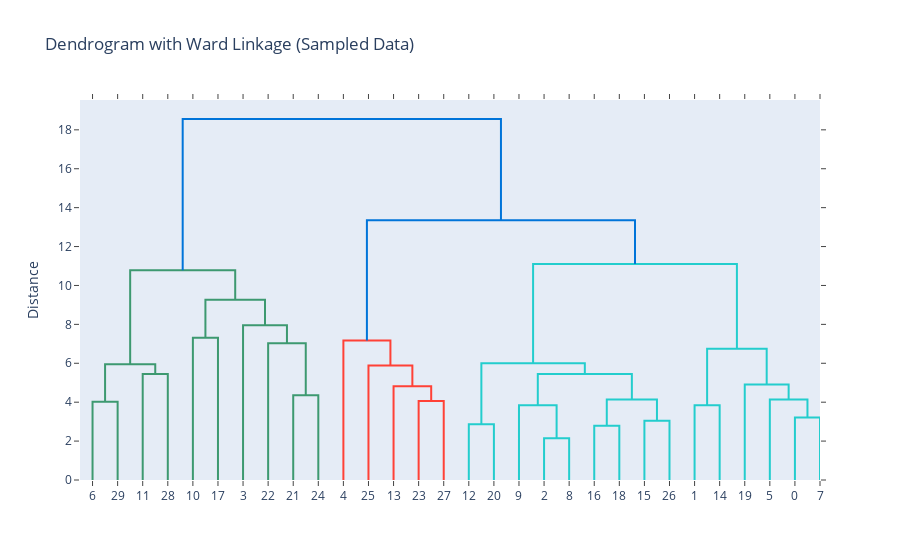

The cell this chart's notebook holds for it:
### Code cell
from plotly.figure_factory import create_dendrogram
# Ward 연결법을 사용한 덴드로그램 생성
# 데이터가 많으므로 일부만 샘플링하여 시각화
X_sample = X_processed.sample(n=30, random_state=42)

fig = create_dendrogram(X_sample, linkagefun=lambda x: linkage(x, method='ward'))
fig.update_layout(title_text='Dendrogram with Ward Linkage (Sampled Data)',
                  yaxis_title='Distance')
fig.show()

### Figure 1 — Plotly figure (JSON) as saved in the notebook; plotly's stock layout.template omitted (floating-point values rounded to 4 significant figures)
{"data": [{"hoverinfo": "text", "marker": {"color": "rgb(61,153,112)"}, "mode": "lines", "type": "scatter", "x": [5.0, 5.0, 15.0, 15.0], "xaxis": "x", "y": [0.0, 4.025, 4.025, 0.0], "yaxis": "y"}, {"hoverinfo": "text", "marker": {"color": "rgb(61,153,112)"}, "mode": "lines", "type": "scatter", "x": [25.0, 25.0, 35.0, 35.0], "xaxis": "x", "y": [0.0, 5.453, 5.453, 0.0], "yaxis": "y"}, {"hoverinfo": "text", "marker": {"color": "rgb(61,153,112)"}, "mode": "lines", "type": "scatter", "x": [10.0, 10.0, 30.0, 30.0], "xaxis": "x", "y": [4.025, 5.944, 5.944, 5.453], "yaxis": "y"}, {"hoverinfo": "text", "marker": {"color": "rgb(61,153,112)"}, "mode": "lines", "type": "scatter", "x": [45.0, 45.0, 55.0, 55.0], "xaxis": "x", "y": [0.0, 7.314, 7.314, 0.0], "yaxis": "y"}, {"hoverinfo": "text", "marker": {"color": "rgb(61,153,112)"}, "mode": "lines", "type": "scatter", "x": [85.0, 85.0, 95.0, 95.0], "xaxis": "x", "y": [0.0, 4.353, 4.353, 0.0], "yaxis": "y"}, {"hoverinfo": "text", "marker": {"color": "rgb(61,153,112)"}, "mode": "lines", "type": "scatter", "x": [75.0, 75.0, 90.0, 90.0], "xaxis": "x", "y": [0.0, 7.03, 7.03, 4.353], "yaxis": "y"}, {"hoverinfo": "text", "marker": {"color": "rgb(61,153,112)"}, "mode": "lines", "type": "scatter", "x": [65.0, 65.0, 82.5, 82.5], "xaxis": "x", "y": [0.0, 7.953, 7.953, 7.03], "yaxis": "y"}, {"hoverinfo": "text", "marker": {"color": "rgb(61,153,112)"}, "mode": "lines", "type": "scatter", "x": [50.0, 50.0, 73.75, 73.75], "xaxis": "x", "y": [7.314, 9.271, 9.271, 7.953], "yaxis": "y"}, {"hoverinfo": "text", "marker": {"color": "rgb(61,153,112)"}, "mode": "lines", "type": "scatter", "x": [20.0, 20.0, 61.88, 61.88], "xaxis": "x", "y": [5.944, 10.79, 10.79, 9.271], "yaxis": "y"}, {"hoverinfo": "text", "marker": {"color": "rgb(255,65,54)"}, "mode": "lines", "type": "scatter", "x": [135.0, 135.0, 145.0, 145.0], "xaxis": "x", "y": [0.0, 4.065, 4.065, 0.0], "yaxis": "y"}, {"hoverinfo": "text", "marker": {"color": "rgb(255,65,54)"}, "mode": "lines", "type": "scatter", "x": [125.0, 125.0, 140.0, 140.0], "xaxis": "x", "y": [0.0, 4.825, 4.825, 4.065], "yaxis": "y"}, {"hoverinfo": "text", "marker": {"color": "rgb(255,65,54)"}, "mode": "lines", "type": "scatter", "x": [115.0, 115.0, 132.5, 132.5], "xaxis": "x", "y": [0.0, 5.891, 5.891, 4.825], "yaxis": "y"}, {"hoverinfo": "text", "marker": {"color": "rgb(255,65,54)"}, "mode": "lines", "type": "scatter", "x": [105.0, 105.0, 123.8, 123.8], "xaxis": "x", "y": [0.0, 7.17, 7.17, 5.891], "yaxis": "y"}, {"hoverinfo": "text", "marker": {"color": "rgb(35,205,205)"}, "mode": "lines", "type": "scatter", "x": [155.0, 155.0, 165.0, 165.0], "xaxis": "x", "y": [0.0, 2.868, 2.868, 0.0], "yaxis": "y"}, {"hoverinfo": "text", "marker": {"color": "rgb(35,205,205)"}, "mode": "lines", "type": "scatter", "x": [185.0, 185.0, 195.0, 195.0], "xaxis": "x", "y": [0.0, 2.144, 2.144, 0.0], "yaxis": "y"}, {"hoverinfo": "text", "marker": {"color": "rgb(35,205,205)"}, "mode": "lines", "type": "scatter", "x": [175.0, 175.0, 190.0, 190.0], "xaxis": "x", "y": [0.0, 3.843, 3.843, 2.144], "yaxis": "y"}, {"hoverinfo": "text", "marker": {"color": "rgb(35,205,205)"}, "mode": "lines", "type": "scatter", "x": [205.0, 205.0, 215.0, 215.0], "xaxis": "x", "y": [0.0, 2.788, 2.788, 0.0], "yaxis": "y"}, {"hoverinfo": "text", "marker": {"color": "rgb(35,205,205)"}, "mode": "lines", "type": "scatter", "x": [225.0, 225.0, 235.0, 235.0], "xaxis": "x", "y": [0.0, 3.05, 3.05, 0.0], "yaxis": "y"}, {"hoverinfo": "text", "marker": {"color": "rgb(35,205,205)"}, "mode": "lines", "type": "scatter", "x": [210.0, 210.0, 230.0, 230.0], "xaxis": "x", "y": [2.788, 4.14, 4.14, 3.05], "yaxis": "y"}, {"hoverinfo": "text", "marker": {"color": "rgb(35,205,205)"}, "mode": "lines", "type": "scatter", "x": [182.5, 182.5, 220.0, 220.0], "xaxis": "x", "y": [3.843, 5.449, 5.449, 4.14], "yaxis": "y"}, {"hoverinfo": "text", "marker": {"color": "rgb(35,205,205)"}, "mode": "lines", "type": "scatter", "x": [160.0, 160.0, 201.2, 201.2], "xaxis": "x", "y": [2.868, 6.004, 6.004, 5.449], "yaxis": "y"}, {"hoverinfo": "text", "marker": {"color": "rgb(35,205,205)"}, "mode": "lines", "type": "scatter", "x": [245.0, 245.0, 255.0, 255.0], "xaxis": "x", "y": [0.0, 3.842, 3.842, 0.0], "yaxis": "y"}, {"hoverinfo": "text", "marker": {"color": "rgb(35,205,205)"}, "mode": "lines", "type": "scatter", "x": [285.0, 285.0, 295.0, 295.0], "xaxis": "x", "y": [0.0, 3.213, 3.213, 0.0], "yaxis": "y"}, {"hoverinfo": "text", "marker": {"color": "rgb(35,205,205)"}, "mode": "lines", "type": "scatter", "x": [275.0, 275.0, 290.0, 290.0], "xaxis": "x", "y": [0.0, 4.139, 4.139, 3.213], "yaxis": "y"}, {"hoverinfo": "text", "marker": {"color": "rgb(35,205,205)"}, "mode": "lines", "type": "scatter", "x": [265.0, 265.0, 282.5, 282.5], "xaxis": "x", "y": [0.0, 4.91, 4.91, 4.139], "yaxis": "y"}, {"hoverinfo": "text", "marker": {"color": "rgb(35,205,205)"}, "mode": "lines", "type": "scatter", "x": [250.0, 250.0, 273.8, 273.8], "xaxis": "x", "y": [3.842, 6.747, 6.747, 4.91], "yaxis": "y"}, {"hoverinfo": "text", "marker": {"color": "rgb(35,205,205)"}, "mode": "lines", "type": "scatter", "x": [180.6, 180.6, 261.9, 261.9], "xaxis": "x", "y": [6.004, 11.1, 11.1, 6.747], "yaxis": "y"}, {"hoverinfo": "text", "marker": {"color": "rgb(0,116,217)"}, "mode": "lines", "type": "scatter", "x": [114.4, 114.4, 221.2, 221.2], "xaxis": "x", "y": [7.17, 13.35, 13.35, 11.1], "yaxis": "y"}, {"hoverinfo": "text", "marker": {"color": "rgb(0,116,217)"}, "mode": "lines", "type": "scatter", "x": [40.94, 40.94, 167.8, 167.8], "xaxis": "x", "y": [10.79, 18.56, 18.56, 13.35], "yaxis": "y"}], "layout": {"autosize": false, "height": null, "hovermode": "closest", "showlegend": false, "title": {"text": "Dendrogram with Ward Linkage (Sampled Data)"}, "width": null, "xaxis": {"mirror": "allticks", "rangemode": "tozero", "showgrid": false, "showline": true, "showticklabels": true, "tickmode": "array", "ticks": "outside", "ticktext": ["6", "29", "11", "28", "10", "17", "3", "22", "21", "24", "4", "25", "13", "23", "27", "12", "20", "9", "2", "8", "16", "18", "15", "26", "1", "14", "19", "5", "0", "7"], "tickvals": [5, 15, 25, 35, 45, 55, 65, 75, 85, 95, 105, 115, 125, 135, 145, 155, 165, 175, 185, 195, 205, 215, 225, 235, 245, 255, 265, 275, 285, 295], "type": "linear", "zeroline": false}, "yaxis": {"mirror": "allticks", "rangemode": "tozero", "showgrid": false, "showline": true, "showticklabels": true, "ticks": "outside", "title": {"text": "Distance"}, "type": "linear", "zeroline": false}}}
